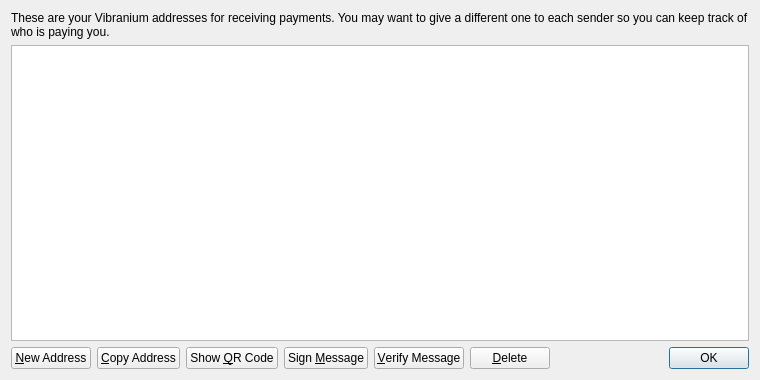
<?xml version="1.0" encoding="UTF-8"?>
<ui version="4.0">
 <class>AddressBookPage</class>
 <widget class="QWidget" name="AddressBookPage">
  <property name="geometry">
   <rect>
    <x>0</x>
    <y>0</y>
    <width>760</width>
    <height>380</height>
   </rect>
  </property>
  <property name="windowTitle">
   <string>Address Book</string>
  </property>
  <layout class="QVBoxLayout" name="verticalLayout">
   <item>
    <widget class="QLabel" name="labelExplanation">
     <property name="text">
      <string>These are your Vibranium addresses for receiving payments. You may want to give a different one to each sender so you can keep track of who is paying you.</string>
     </property>
     <property name="textFormat">
      <enum>Qt::PlainText</enum>
     </property>
     <property name="wordWrap">
      <bool>true</bool>
     </property>
    </widget>
   </item>
   <item>
    <widget class="QTableView" name="tableView">
     <property name="contextMenuPolicy">
      <enum>Qt::CustomContextMenu</enum>
     </property>
     <property name="toolTip">
      <string>Double-click to edit address or label</string>
     </property>
     <property name="tabKeyNavigation">
      <bool>false</bool>
     </property>
     <property name="selectionMode">
      <enum>QAbstractItemView::SingleSelection</enum>
     </property>
     <property name="selectionBehavior">
      <enum>QAbstractItemView::SelectRows</enum>
     </property>
     <property name="sortingEnabled">
      <bool>true</bool>
     </property>
     <attribute name="verticalHeaderVisible">
      <bool>false</bool>
     </attribute>
    </widget>
   </item>
   <item>
    <layout class="QHBoxLayout" name="horizontalLayout">
     <item>
      <widget class="QPushButton" name="newAddressButton">
       <property name="toolTip">
        <string>Create a new address</string>
       </property>
       <property name="text">
        <string>&amp;New Address</string>
       </property>
      </widget>
     </item>
     <item>
      <widget class="QPushButton" name="copyToClipboard">
       <property name="toolTip">
        <string>Copy the currently selected address to the system clipboard</string>
       </property>
       <property name="text">
        <string>&amp;Copy Address</string>
       </property>
      </widget>
     </item>
     <item>
      <widget class="QPushButton" name="showQRCode">
       <property name="text">
        <string>Show &amp;QR Code</string>
       </property>
      </widget>
     </item>
     <item>
      <widget class="QPushButton" name="signMessage">
       <property name="toolTip">
        <string>Sign a message to prove you own a Vibranium address</string>
       </property>
       <property name="text">
        <string>Sign &amp;Message</string>
       </property>
      </widget>
     </item>
     <item>
      <widget class="QPushButton" name="verifyMessage">
       <property name="toolTip">
        <string>Verify a message to ensure it was signed with a specified Vibranium address</string>
       </property>
       <property name="text">
        <string>&amp;Verify Message</string>
       </property>
      </widget>
     </item>
     <item>
      <widget class="QPushButton" name="deleteButton">
       <property name="toolTip">
        <string>Delete the currently selected address from the list</string>
       </property>
       <property name="text">
        <string>&amp;Delete</string>
       </property>
      </widget>
     </item>
     <item>
      <spacer name="horizontalSpacer">
       <property name="orientation">
        <enum>Qt::Horizontal</enum>
       </property>
       <property name="sizeHint" stdset="0">
        <size>
         <width>40</width>
         <height>20</height>
        </size>
       </property>
      </spacer>
     </item>
     <item>
      <widget class="QDialogButtonBox" name="buttonBox">
       <property name="sizePolicy">
        <sizepolicy hsizetype="Maximum" vsizetype="Fixed">
         <horstretch>0</horstretch>
         <verstretch>0</verstretch>
        </sizepolicy>
       </property>
       <property name="standardButtons">
        <set>QDialogButtonBox::Ok</set>
       </property>
      </widget>
     </item>
    </layout>
   </item>
  </layout>
 </widget>
 <resources>
  <include location="../bitcoin.qrc"/>
 </resources>
 <connections/>
</ui>
